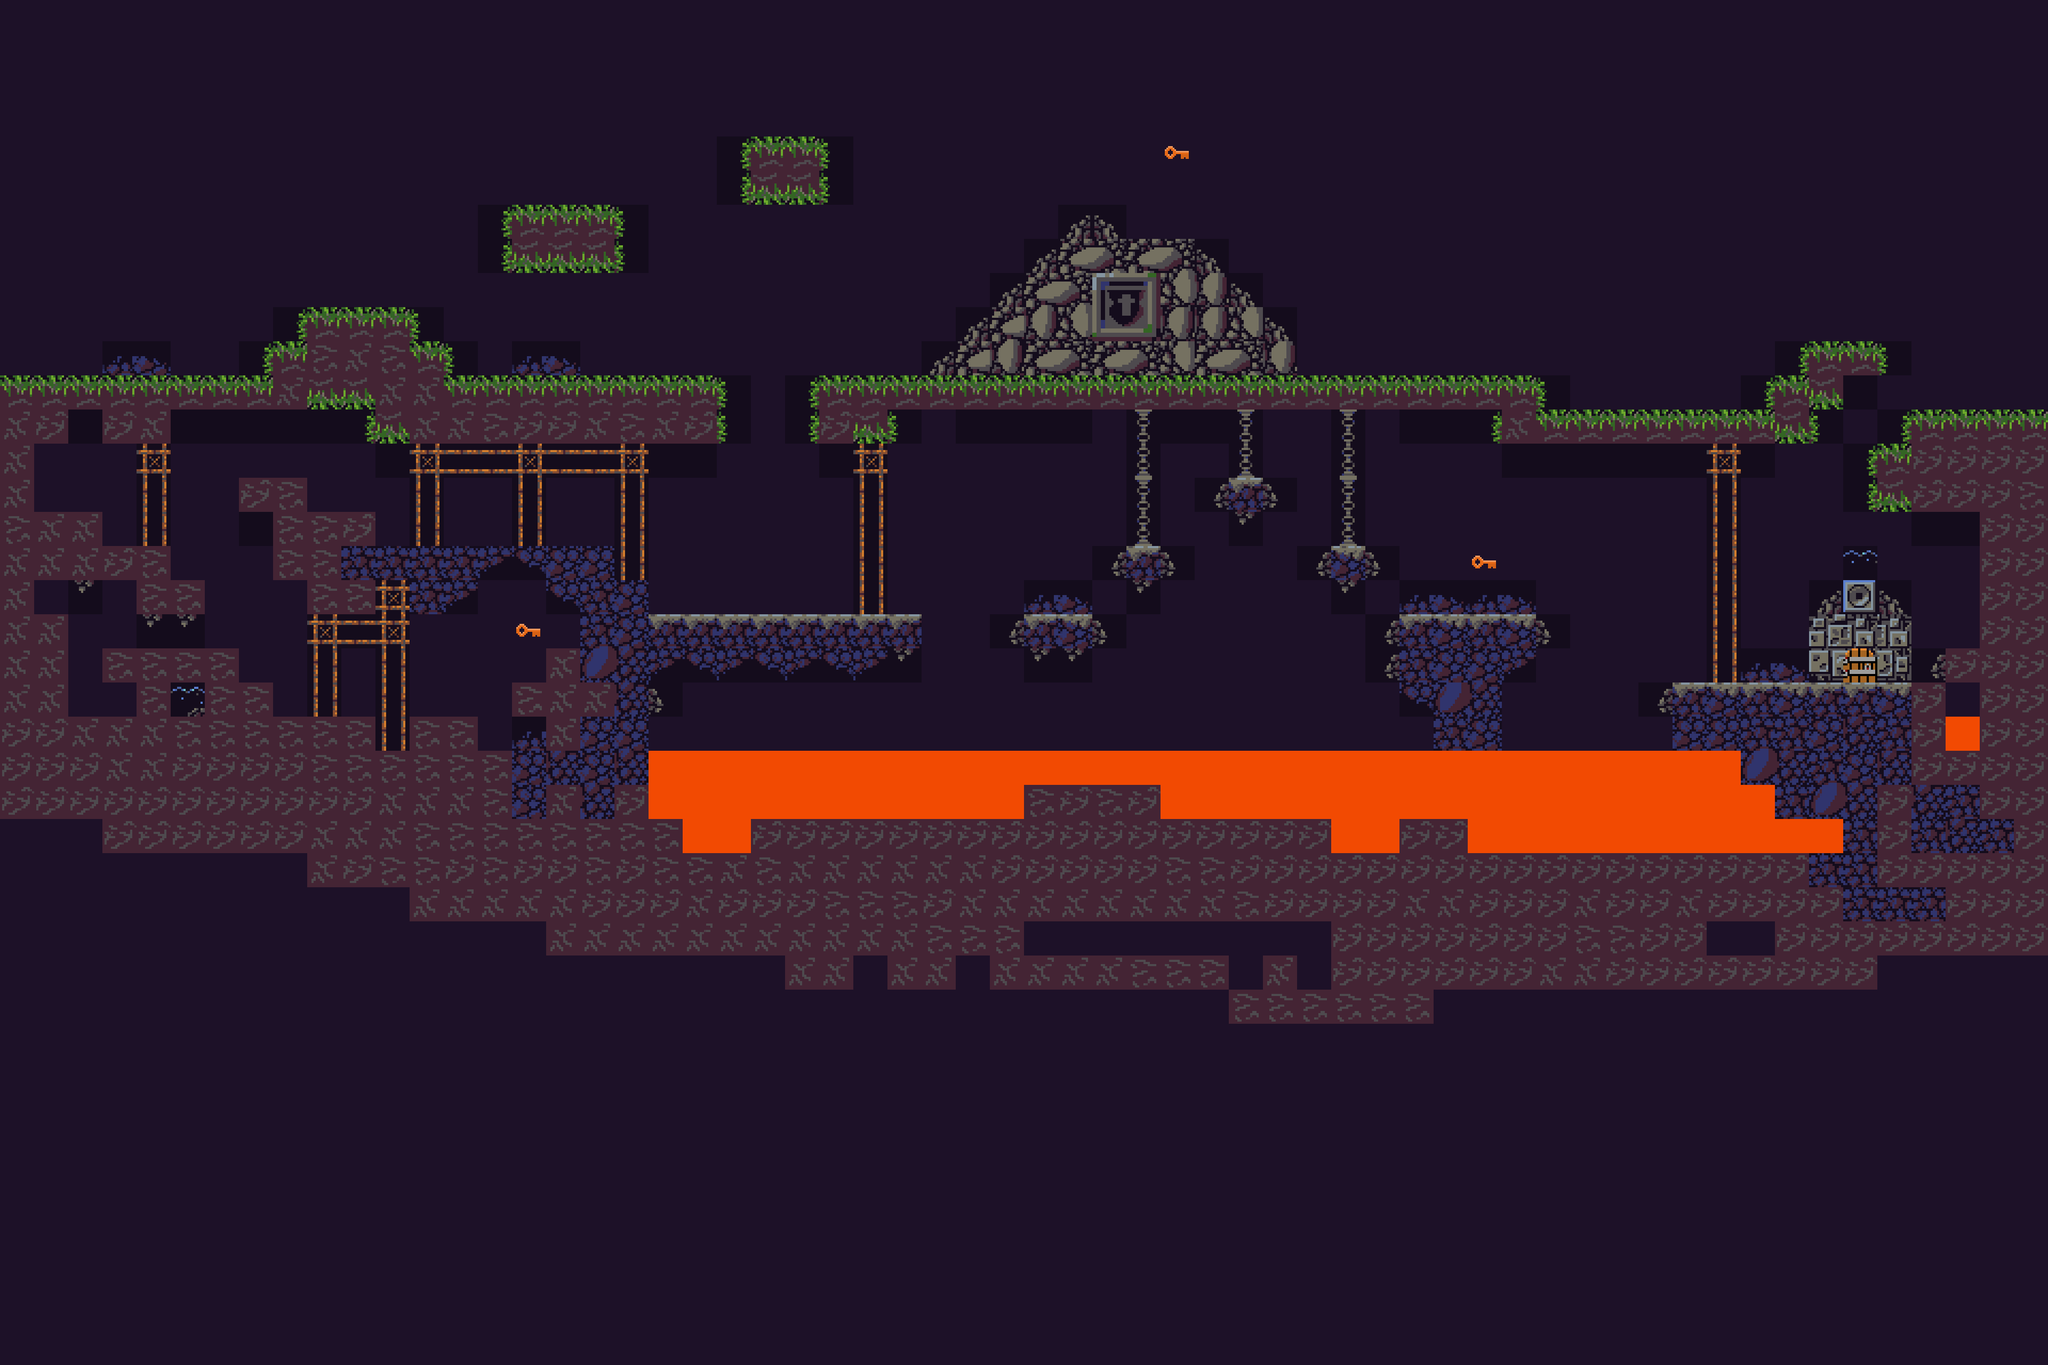

This game map was drawn from its Tiled (.tmx) file and the tilesets committed beside it. A one-line description and the trimmed map source follow:
An orthogonal 60x40 tile map with 64x64 px tiles, 5 tile layers (Lava, Keys, Decorations, ExitDoor, ...), 5 tilesets and 122 objects.

<map version="1.2" tiledversion="1.2.1" orientation="orthogonal" renderorder="left-down" width="60" height="40" tilewidth="64" tileheight="64" infinite="0" backgroundcolor="#1d1128" nextlayerid="23" nextobjectid="169">
 <tileset firstgid="1" name="cave" tilewidth="64" tileheight="64" tilecount="100" columns="20">
  <image source="cave.png" trans="ffffff" width="1280" height="320" />
 </tileset>
 <tileset firstgid="101" name="coin" tilewidth="64" tileheight="64" tilecount="4" columns="4">
  <image source="coin.png" trans="ffffff" width="256" height="64" />
  <tile id="0">
   <animation>
    <frame tileid="0" duration="150" />
    <frame tileid="1" duration="150" />
    <frame tileid="2" duration="150" />
    <frame tileid="3" duration="150" />
   </animation>
  </tile>
 </tileset>
 <tileset firstgid="105" name="key" tilewidth="64" tileheight="64" tilecount="1" columns="1">
  <image source="key.png" trans="003039" width="64" height="64" />
 </tileset>
 <tileset firstgid="106" name="lava" tilewidth="64" tileheight="64" tilecount="4" columns="4">
  <image source="lava.png" width="256" height="64" />
  <tile id="0">
   <animation>
    <frame tileid="0" duration="250" />
    <frame tileid="1" duration="250" />
    <frame tileid="2" duration="250" />
   </animation>
  </tile>
 </tileset>
 <tileset firstgid="110" name="door" tilewidth="64" tileheight="64" tilecount="1" columns="1">
  <image source="door.png" width="64" height="64" />
 </tileset>
 <layer id="20" name="Lava" width="60" height="40">
  <data>[2400 cells, 79 non-empty, 3 distinct tile ids]</data>
 </layer>
 <objectgroup id="21" name="LavaObj">
  <object id="87" gid="106" x="1920" y="1408" width="64" height="64" />
  <object id="88" gid="106" x="1792" y="1408" width="64" height="64" />
  <object id="89" gid="106" x="1728" y="1408" width="64" height="64" />
  <object id="90" gid="106" x="1792" y="1408" width="64" height="64" />
  <object id="91" gid="106" x="1856" y="1408" width="64" height="64" />
  <object id="92" gid="106" x="2048" y="1408" width="64" height="64" />
  <object id="93" gid="106" x="2048" y="1408" width="64" height="64" />
  <object id="94" gid="106" x="1984" y="1408" width="64" height="64" />
  <object id="95" gid="106" x="1664" y="1408" width="64" height="64" />
  <object id="96" gid="106" x="1600" y="1408" width="64" height="64" />
  <object id="97" gid="106" x="1536" y="1408" width="64" height="64" />
  <object id="98" gid="106" x="1472" y="1408" width="64" height="64" />
  <object id="99" gid="106" x="1472" y="1408" width="64" height="64" />
  <object id="100" gid="106" x="1408" y="1408" width="64" height="64" />
  <object id="101" gid="106" x="1344" y="1408" width="64" height="64" />
  <object id="102" gid="106" x="1280" y="1408" width="64" height="64" />
  <object id="103" gid="106" x="1280" y="1408" width="64" height="64" />
  <object id="104" gid="106" x="1216" y="1408" width="64" height="64" />
  <object id="105" gid="106" x="2112" y="1408" width="64" height="64" />
  <object id="106" gid="106" x="2240" y="1408" width="64" height="64" />
  <object id="107" gid="106" x="2176" y="1408" width="64" height="64" />
  <object id="108" gid="106" x="2304" y="1408" width="64" height="64" />
  <object id="109" gid="106" x="2304" y="1408" width="64" height="64" />
  <object id="110" gid="106" x="2368" y="1408" width="64" height="64" />
  <object id="111" gid="106" x="2368" y="1408" width="64" height="64" />
  <object id="112" gid="106" x="2432" y="1408" width="64" height="64" />
  <object id="113" gid="106" x="2496" y="1408" width="64" height="64" />
  <object id="114" gid="106" x="2560" y="1408" width="64" height="64" />
  <object id="115" gid="106" x="2624" y="1408" width="64" height="64" />
  <object id="116" gid="106" x="2688" y="1408" width="64" height="64" />
  <object id="117" gid="106" x="2752" y="1408" width="64" height="64" />
  <object id="118" gid="106" x="2816" y="1408" width="64" height="64" />
  <object id="119" gid="106" x="2944" y="1408" width="64" height="64" />
  <object id="120" gid="106" x="3008" y="1408" width="64" height="64" />
  <object id="121" gid="106" x="2880" y="1408" width="64" height="64" />
  <object id="122" gid="106" x="3072" y="1408" width="64" height="64" />
  <object id="125" gid="106" x="3648" y="1344" width="64" height="64" />
 </objectgroup>
 <layer id="17" name="Keys" width="60" height="40">
  <data>[2400 cells, 3 non-empty, 1 distinct tile ids]</data>
 </layer>
 <layer id="18" name="Decorations" width="60" height="40">
  <data>[2400 cells, 139 non-empty, 31 distinct tile ids]</data>
 </layer>
 <layer id="22" name="ExitDoor" width="60" height="40">
  <data>[2400 cells, 1 non-empty, 1 distinct tile ids]</data>
 </layer>
 <objectgroup id="14" name="CoinsObj">
  <object id="8" gid="101" x="960" y="320" width="64" height="64" />
  <object id="9" gid="101" x="1024" y="320" width="64" height="64" />
  <object id="10" gid="101" x="1088" y="320" width="64" height="64" />
  <object id="11" gid="101" x="832" y="1280" width="64" height="64" />
  <object id="12" gid="101" x="896" y="1152" width="64" height="64" />
  <object id="13" gid="101" x="768" y="1280" width="64" height="64" />
  <object id="14" gid="101" x="640" y="1280" width="64" height="64" />
  <object id="15" gid="101" x="64" y="896" width="64" height="64" />
  <object id="16" gid="101" x="128" y="896" width="64" height="64" />
  <object id="18" gid="101" x="448" y="896" width="64" height="64" />
  <object id="19" gid="101" x="512" y="896" width="64" height="64" />
  <object id="20" gid="101" x="896" y="960" width="64" height="64" />
  <object id="21" gid="101" x="896" y="960" width="64" height="64" />
  <object id="22" gid="101" x="832" y="960" width="64" height="64" />
  <object id="23" gid="101" x="1600" y="576" width="64" height="64" />
  <object id="24" gid="101" x="1664" y="576" width="64" height="64" />
  <object id="25" gid="101" x="1728" y="576" width="64" height="64" />
  <object id="26" gid="101" x="1728" y="576" width="64" height="64" />
  <object id="27" gid="101" x="1216" y="1024" width="64" height="64" />
  <object id="31" gid="101" x="1536" y="1024" width="64" height="64" />
  <object id="32" gid="101" x="1536" y="1024" width="64" height="64" />
  <object id="33" gid="101" x="1536" y="1024" width="64" height="64" />
  <object id="34" gid="101" x="1472" y="1024" width="64" height="64" />
  <object id="35" gid="101" x="1408" y="1088" width="64" height="64" />
  <object id="36" gid="101" x="1344" y="1088" width="64" height="64" />
  <object id="37" gid="101" x="1216" y="1024" width="64" height="64" />
  <object id="38" gid="101" x="1280" y="1024" width="64" height="64" />
  <object id="39" gid="101" x="576" y="512" width="64" height="64" />
  <object id="40" gid="101" x="640" y="512" width="64" height="64" />
  <object id="41" gid="101" x="704" y="512" width="64" height="64" />
  <object id="42" gid="101" x="192" y="576" width="64" height="64" />
  <object id="43" gid="101" x="256" y="576" width="64" height="64" />
  <object id="46" gid="101" x="2496" y="960" width="64" height="64" />
  <object id="47" gid="101" x="2112" y="960" width="64" height="64" />
  <object id="51" gid="101" x="1920" y="1088" width="64" height="64" />
  <object id="52" gid="101" x="3328" y="1088" width="64" height="64" />
  <object id="53" gid="101" x="64" y="1152" width="64" height="64" />
  <object id="54" gid="101" x="192" y="1344" width="64" height="64" />
  <object id="55" gid="101" x="128" y="1344" width="64" height="64" />
  <object id="57" gid="101" x="1408" y="192" width="64" height="64" />
  <object id="61" gid="101" x="1472" y="192" width="64" height="64" />
  </objectgroup>
 <layer id="19" name="World" width="60" height="40">
  <data>[2400 cells, 557 non-empty, 32 distinct tile ids]</data>
 </layer>
</map>
<!-- 44 of 122 objects omitted -->